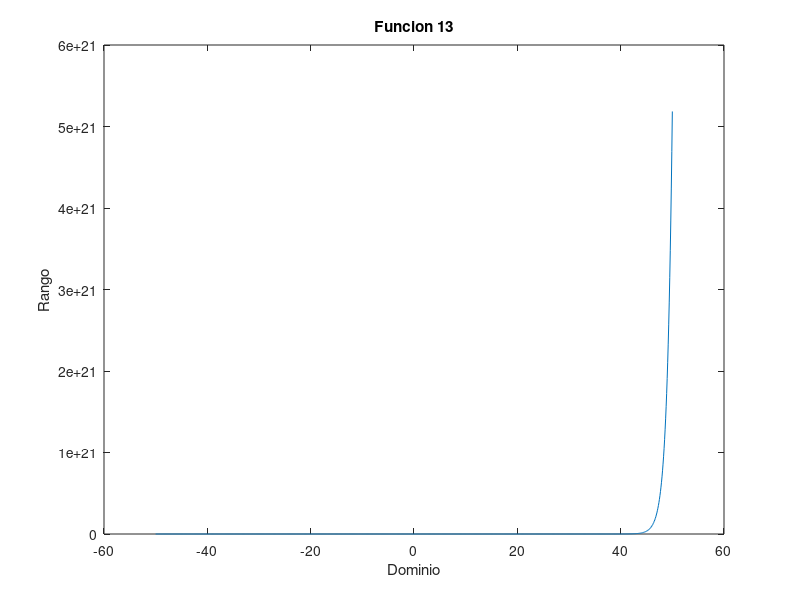

Source code (MATLAB):
%Octave script
% Title               :Funciones Trascendentes
% Description         :script de funciones trigonometricas, logaritmicas y exponenciales
% Author              :Francelly Desiree Colon Sandoval 
% Date                :20211123   
% Version             :1
% Usage               :octave> /path/Funcion3

clear
x = -50:0.1:50;

% Funcion 
fx = exp(x) ;

% Plotear funcion 
plot( x , fx ); 
xlabel (["Dominio"])
ylabel (["Rango"])
title ("Funcion 13")

disp ("Tipo de Funcion: Inyectiva, toma solo un elemento del rango")
